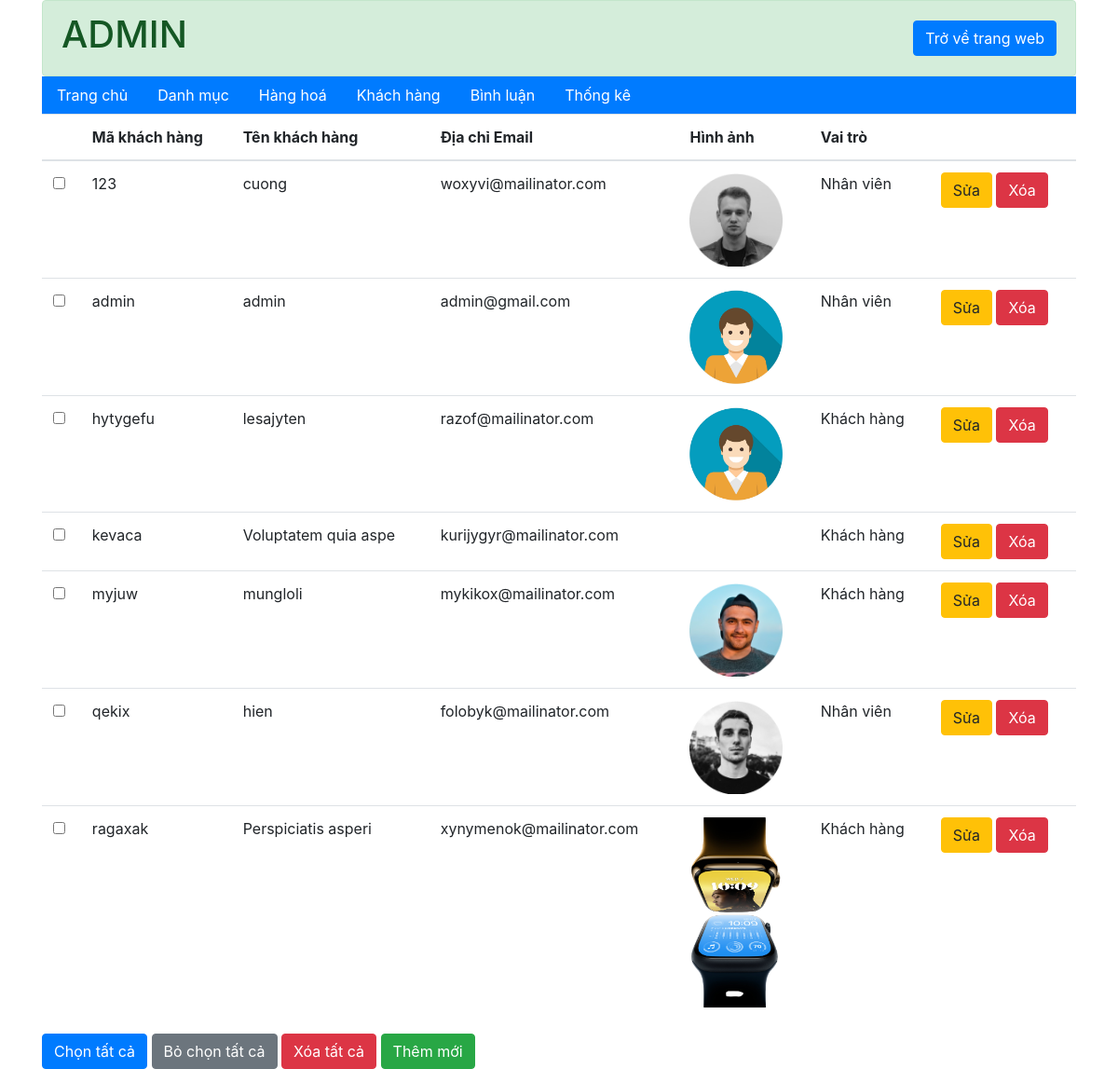
The page /admin/khach-hang/index.php on the database as committed earlier.
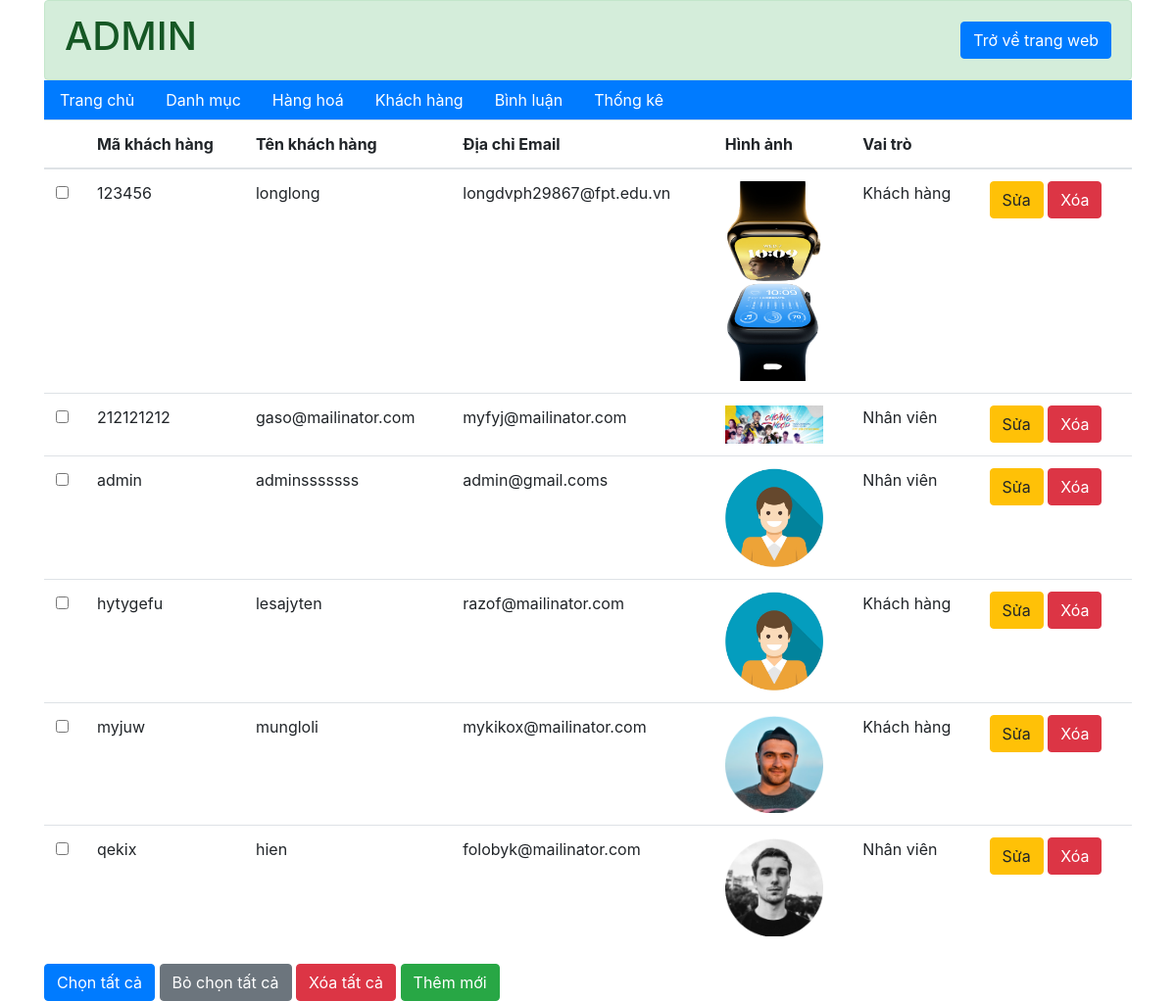
The same page on the database as committed later.
### tables this page shows
CREATE TABLE `khach_hang` (
  `ma_kh` varchar(20) NOT NULL COMMENT 'mã đăng nhập',
  `mat_khau` varchar(50) NOT NULL COMMENT 'mật khẩu',
  `ho_ten` varchar(50) NOT NULL COMMENT 'họ và tên',
  `kich_hoat` tinyint(1) NOT NULL COMMENT 'trang thái kích hoạt',
  `hinh` varchar(50) NOT NULL COMMENT 'tên hình ảnh',
  `email` varchar(50) NOT NULL COMMENT 'địa chỉ email',
  `vai_tro` tinyint(1) NOT NULL COMMENT 'vai trò true là nhân viên'
);

### admin/khach-hang/index.php (called while the page is built, shortened)
<?php
    require "../../global.php";
    require "../../dao/pdo.php";
    require "../../dao/khachHang.php";
    if(exsist_param("add")){
        $view_name="add.php";
    }
    else if(exsist_param("edit")){
        $id_kh=$_GET['makh'];
        $khachHang=khachHang_select_by_id($id_kh);
        $view_name="edit.php";
    }
    else if(exsist_param("btn_delete")){
        $id_kh=$_GET['makh'];
        khachHang_delete($id_kh);
        $list_khachHang=khachhang_selectAll();
        $view_name="list.php";
    }
    else if(exsist_param("btn-delete-all")){
        $list_id=$_POST['ma_kh'];
        khachHang_delete($list_id);
        $list_khachHang=khachhang_selectAll();
        $view_name="list.php";
    }
    else{
        $list_khachHang=khachhang_selectAll();
    }
    require "../layout.php";
?>

### global.php (called while the page is built, shortened)
<?php
    $url="/food_market_10-diem";
    $url_content="$url/content";
    $url_site="$url/site";
?>

### dao/pdo.php (called while the page is built, shortened)
<?php
function pdo_get_connection(){
    $hostname='localhost';
    $dbname='xsshop';
    $username = 'root';
    $password = '';
    try{
        $connect = new PDO("mysql:host=$hostname;dbname=$dbname", $username, $password);
        $connect->setAttribute(PDO::ATTR_ERRMODE, PDO::ERRMODE_EXCEPTION);
        return $connect;
    }catch(PDOException $e){
        $e->getMessage();
    }
}
function pdo_query($sql){
    $sql_args = array_slice(func_get_args(), 1);
    try{
        $connect = pdo_get_connection();
        $stmt = $connect->prepare($sql);
        $stmt->execute($sql_args);
        $rows = $stmt->fetchAll();
        return $rows;
    }
    catch(PDOException $e){
        throw $e;
    }
    finally{
        unset($connect);
    }
}
?>

### dao/khachHang.php (called while the page is built, shortened)
<?php
    function khachhang_selectAll(){
        $sql = "SELECT * FROM `khach_hang`";
        return pdo_query($sql);
    }
?>

### admin/khach-hang/list.php (the view)
<div class="container">
  <form action="index.php" method="post">
    <table class="table ">
      <thead>
        <tr>
          <th></th>
          <th>Mã khách hàng</th>
          <th>Tên khách hàng</th>
          <th>Địa chỉ Email</th>
          <th>Hình ảnh</th>
          <th>Vai trò</th>
          <th></th>
        </tr>
      </thead>
      <tbody>
        <?php
        foreach ($list_khachHang as $khachHang) {
        ?>
          <tr>
            <td><input type="checkbox" name="ma_kh[]" value="<?=$khachHang['ma_kh']?>"></td>
            <td><?php echo $khachHang['ma_kh'] ?></td>
            <td><?php echo $khachHang['ho_ten'] ?></td>
            <td><?php echo $khachHang['email'] ?></td>
            <td><img style="width: 100px;" src="<?php echo "$url_content/images/image_user/".$khachHang['hinh'] ?>" alt=""></td>
            <td><?php echo ($khachHang['vai_tro'] == 1) ? "Nhân viên" : "Khách hàng" ?></td>
            <td>
              <a class="btn btn-warning" href="index.php?edit&makh=<?php echo $khachHang['ma_kh'] ?>">Sửa</a>
              <a onclick="return confirm('Bạn có chắc chắn xoá không?')" class="btn btn-danger" href="index.php?btn_delete&makh=<?php echo $khachHang['ma_kh'] ?>">Xóa</a>
            </td>
          </tr>
        <?php
        }
        ?>
      </tbody>
    </table>
    <div>
      <button class="btn btn-primary" id="check-all" type="button">Chọn tất cả</button>
      <button class="btn btn-secondary" id="clear-all" type="button">Bỏ chọn tất cả</button>
      <button class="btn btn-danger" name="btn-delete-all" onclick="return confirm('Bạn có chắc chắn xoá không?')">Xóa tất cả</button>
      <a class="btn btn-success" href="index.php?add">Thêm mới</a>
    </div>
  </form>
</div>

### admin/layout.php (shortened to what this page needs)
<!doctype html>
<html lang="en">
  <head>
    <link rel="stylesheet" href="https://stackpath.bootstrapcdn.com/bootstrap/4.3.1/css/bootstrap.min.css">
</head>
  <body>
        <div>
        <?php require "header.php"?>
        </div>
    <div>
        <?php include $view_name; ?>
      </div>
  </body>
</html>

### admin/header.php
<div class="container">
  <div class="alert alert-success d-flex justify-content-between align-items-center mb-0">
    <h1>ADMIN</h1>
    <a class="btn btn-primary" href="<?=$url_site?>/trang-chinh">Trở về trang web</a>
  </div>
<div>
  <ul class="nav bg-primary">
    <li class="nav-item"><a class="nav-link text-white" href="../trang-chinh/">Trang chủ</a></li>
    <li class="nav-item"><a class="nav-link text-white" href="../danh-muc/">Danh mục</a></li>
    <li class="nav-item"><a class="nav-link text-white" href="../hang-hoa/">Hàng hoá</a></li>
    <li class="nav-item"><a class="nav-link text-white" href="../khach-hang">Khách hàng</a></li>
    <li class="nav-item"><a class="nav-link text-white" href="../binh-luan">Bình luận</a></li>
    <li class="nav-item"><a class="nav-link text-white" href="../thong-ke">Thống kê</a></li>
  </ul>
</div>
</div>

Rows that differ between the two databases and show on the page:
removed khach_hang: ma_kh "123", ho_ten "cuong", email "woxyvi@mailinator.com", hinh (picture), vai_tro "Nhân viên"
removed khach_hang: ma_kh "kevaca", ho_ten "Voluptatem quia aspe", email "kurijygyr@mailinator.com", vai_tro "Khách hàng"
removed khach_hang: ma_kh "ragaxak", ho_ten "Perspiciatis asperi", email "xynymenok@mailinator.com", hinh (picture), vai_tro "Khách hàng"
added khach_hang: ma_kh "123456", ho_ten "longlong", email "longdvph29867@fpt.edu.vn", hinh (picture), vai_tro "Khách hàng"
added khach_hang: ma_kh "212121212", ho_ten "gaso@mailinator.com", email "myfyj@mailinator.com", hinh (picture), vai_tro "Nhân viên"
changed khach_hang "admin": ho_ten "admin" → "adminsssssss"; email "admin@gmail.com" → "admin@gmail.coms"
